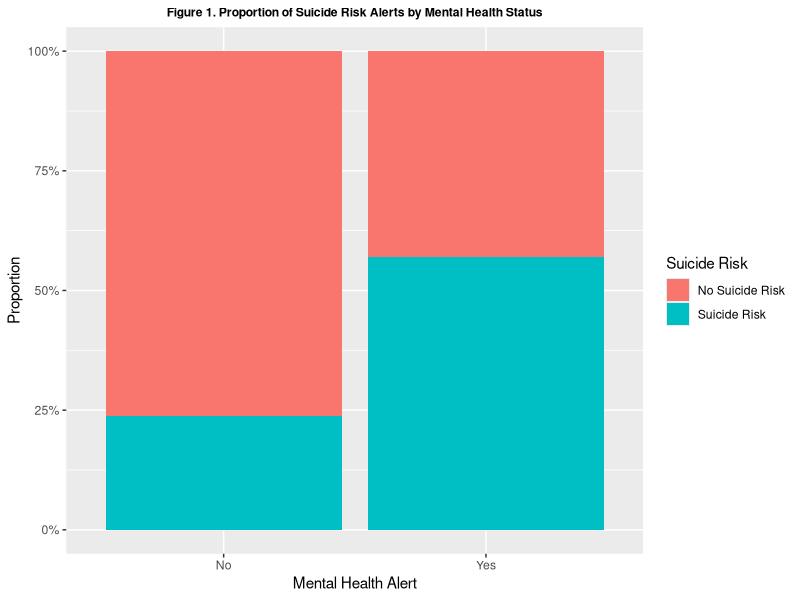
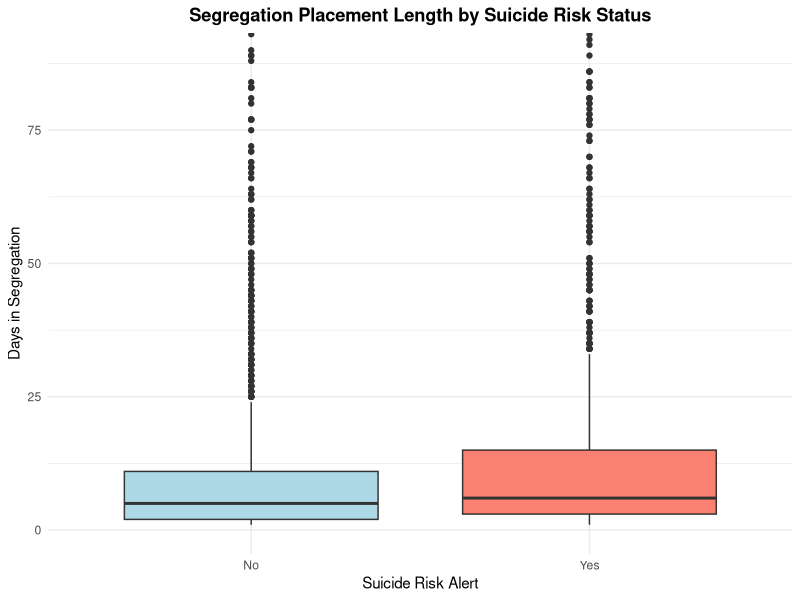
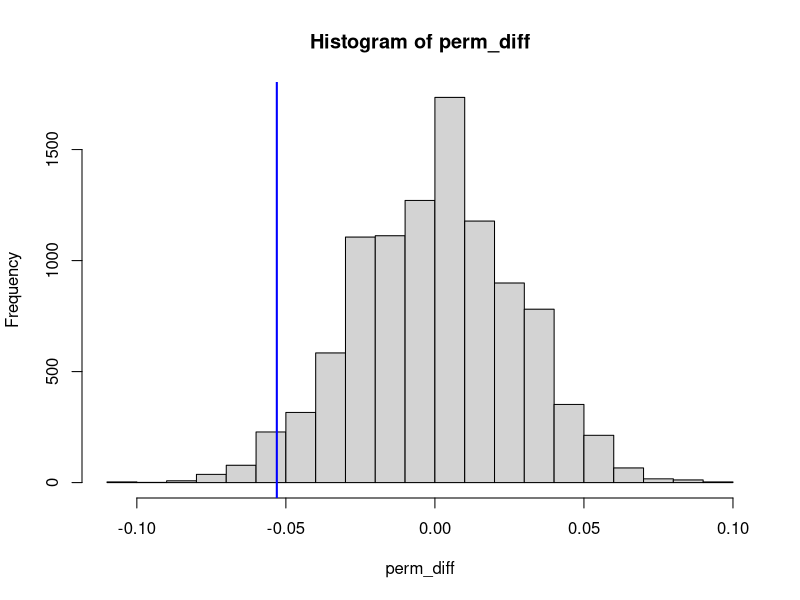

The R source for these figures, in order:
## ---- chunk 1
knitr::opts_chunk$set(echo = TRUE)
## ---- chunk 2
library(tidyverse)
library(lubridate)
library(dplyr)
library(ggplot2)
library(knitr)
set.seed(67)
seg = read.csv("solgen-individuals-in-seg-2018.csv")
seg = seg %>% rename(Seg_length = Segregation.placement.length..in.days.) %>% 
  rename(Reason = Primary.reason.for.segregation)
## ---- chunk 3
mental_suicide = seg %>% group_by(Mental.health.alert, Suicide.risk.alert) %>%
  summarise(count = n(), .groups = "drop") %>%
  group_by(Mental.health.alert) %>% mutate(percentage = count/sum(count) * 100)

ggplot(mental_suicide, aes(x = factor(Mental.health.alert), 
                           y = percentage, 
                           fill = factor(Suicide.risk.alert, labels = c("No Suicide Risk", "Suicide Risk")))) +
  geom_bar(stat = "identity", position = "fill") +
  labs(title = "Figure 1. Proportion of Suicide Risk Alerts by Mental Health Status",
       x = "Mental Health Alert", 
       y = "Proportion",
       fill = "Suicide Risk") +
  scale_y_continuous(labels = scales::percent) +
  theme(plot.title = element_text(hjust = 0.5, face = "bold", size = rel(0.8)))
## ---- chunk 4
getting_outliers = function(seg_length){
  Q1 = quantile(seg_length, 0.25, na.rm = TRUE)
  Q3 = quantile(seg_length, 0.75, na.rm = TRUE)
  IQR = Q3 - Q1
  lower_bound = Q1 - 1.5 * IQR
  upper_bound = Q3 + 1.5 * IQR
  outliers = seg_length[seg_length > upper_bound | seg_length < lower_bound]
  return(list(outliers = outliers, upper_bound = upper_bound))
  
}

seg_no_risk = seg$Seg_length[seg$Suicide.risk.alert == "No"]
seg_yes_risk = seg$Seg_length[seg$Suicide.risk.alert == "Yes"]

outlier_no = getting_outliers(seg_no_risk)
outlier_yes = getting_outliers(seg_yes_risk)


outlier_table = data.frame(
  Suicide_Risk = c("No", "Yes"),
  Total_N = c(length(seg_no_risk), length(seg_yes_risk)),
  Outlier_Count = c(length(outlier_no$outliers), length(outlier_yes$outliers)),
  Outlier_Percent = c(round(length(outlier_no$outliers) / length(seg_no_risk) * 100, 1),
                      round(length(outlier_yes$outliers) / length(seg_yes_risk) * 100, 1)),
  Outlier_Range = c(paste(round(min(outlier_no$outliers), 1), "-", round(max(outlier_no$outliers), 1)),
                    paste(round(min(outlier_yes$outliers), 1), "-", round(max(outlier_yes$outliers), 1)))
)
kable(outlier_table, 
      caption = "Outlier Summary by Suicide Risk Status",
      col.names = c("Suicide Risk", "Total N", "Outlier Count", "Outlier (%)", "Outlier Range"),
      align = c('l', 'c', 'c', 'c', 'c'))
## ---- chunk 5
ggplot(seg, aes(x = factor(Suicide.risk.alert, labels = c("No", "Yes")), 
                          y = Seg_length)) +
  geom_boxplot(fill = c("lightblue", "salmon")) +
  coord_cartesian(ylim = c(0, quantile(seg$Seg_length, 0.95))) +
  labs(title = "Segregation Placement Length by Suicide Risk Status",
       x = "Suicide Risk Alert", 
       y = "Days in Segregation") +
  theme_minimal() +
  theme(plot.title = element_text(hjust = 0.5, face = "bold"))
## ---- chunk 6
seg_perm_test = seg %>% mutate(Suicide_binary = case_when(Suicide.risk.alert == 'Yes' ~ 1, TRUE ~ 0)) %>% select(Suicide_binary, Gender)
obs.diff = mean(seg_perm_test$Suicide_binary[seg_perm_test$Gender== "Male"]) - mean(seg_perm_test$Suicide_binary[seg_perm_test$Gender== "Female"])
perm.function = function(){
temp_group_ind = sample(seg_perm_test$Gender)
d = mean(seg_perm_test$Suicide_binary[temp_group_ind== "Male"]) - mean(seg_perm_test$Suicide_binary[temp_group_ind== "Female"])
return(d)
}
perm_diff = replicate(10000, perm.function())
hist(perm_diff)
abline(v=obs.diff,lwd=2,col="blue")
mean(abs(perm_diff) > abs(obs.diff))
## ---- chunk 7

boot_function=function(){
boot.d = seg_perm_test %>% sample_n(nrow(seg_perm_test), replace=T)
d = mean(boot.d$Suicide_binary[boot.d$Gender == "Male"]) -
      mean(boot.d$Suicide_binary[boot.d$Gender == "Female"])
return(d)
}
output = replicate(1000, boot_function())
quantile(output, c(0.025,0.975))
## ---- chunk 8

seg_regression = seg %>% 
  mutate(Suicide_binary = ifelse(Suicide.risk.alert == "Yes",1,0),
         Mental_binary = ifelse(Mental.health.alert == "Yes",1,0),
         Gender_binary = ifelse(Gender == "Male",1,0))
m = glm(Suicide_binary ~ Gender, family = binomial, data = seg_regression)
summary(m)
